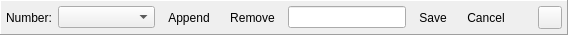
<?xml version="1.0" encoding="UTF-8"?>
<ui version="4.0">
 <class>EditNumbersWidget</class>
 <widget class="QFrame" name="EditNumbersWidget">
  <property name="geometry">
   <rect>
    <x>0</x>
    <y>0</y>
    <width>568</width>
    <height>34</height>
   </rect>
  </property>
  <property name="windowTitle">
   <string/>
  </property>
  <property name="frameShape">
   <enum>QFrame::Panel</enum>
  </property>
  <property name="frameShadow">
   <enum>QFrame::Raised</enum>
  </property>
  <layout class="QHBoxLayout" name="horizontalLayout_3">
   <property name="margin">
    <number>5</number>
   </property>
   <item>
    <widget class="QLabel" name="lblNumber">
     <property name="text">
      <string>Number:</string>
     </property>
    </widget>
   </item>
   <item>
    <widget class="QWidget" name="wdtView" native="true">
     <layout class="QHBoxLayout" name="horizontalLayout">
      <property name="margin">
       <number>0</number>
      </property>
      <item>
       <widget class="QComboBox" name="cmbNumbers">
        <property name="sizePolicy">
         <sizepolicy hsizetype="Expanding" vsizetype="Fixed">
          <horstretch>0</horstretch>
          <verstretch>0</verstretch>
         </sizepolicy>
        </property>
       </widget>
      </item>
      <item>
       <widget class="QToolButton" name="tlbAppend">
        <property name="text">
         <string>Append</string>
        </property>
        <property name="autoRaise">
         <bool>true</bool>
        </property>
       </widget>
      </item>
      <item>
       <widget class="QToolButton" name="tlbRemove">
        <property name="text">
         <string>Remove</string>
        </property>
        <property name="autoRaise">
         <bool>true</bool>
        </property>
       </widget>
      </item>
     </layout>
    </widget>
   </item>
   <item>
    <widget class="QWidget" name="wdtEdit" native="true">
     <layout class="QHBoxLayout" name="horizontalLayout_2">
      <property name="margin">
       <number>0</number>
      </property>
      <item>
       <widget class="QLineEdit" name="lneNumber"/>
      </item>
      <item>
       <widget class="QToolButton" name="tlbSave">
        <property name="text">
         <string>Save</string>
        </property>
        <property name="autoRaise">
         <bool>true</bool>
        </property>
       </widget>
      </item>
      <item>
       <widget class="QToolButton" name="tlbCancel">
        <property name="text">
         <string>Cancel</string>
        </property>
        <property name="autoRaise">
         <bool>true</bool>
        </property>
       </widget>
      </item>
     </layout>
    </widget>
   </item>
   <item>
    <spacer name="horizontalSpacer">
     <property name="orientation">
      <enum>Qt::Horizontal</enum>
     </property>
     <property name="sizeType">
      <enum>QSizePolicy::Preferred</enum>
     </property>
     <property name="sizeHint" stdset="0">
      <size>
       <width>20</width>
       <height>20</height>
      </size>
     </property>
    </spacer>
   </item>
   <item>
    <widget class="CloseButton" name="cbtClose">
     <property name="text">
      <string/>
     </property>
    </widget>
   </item>
  </layout>
 </widget>
 <layoutdefault spacing="6" margin="11"/>
 <customwidgets>
  <customwidget>
   <class>CloseButton</class>
   <extends>QToolButton</extends>
   <header location="global">utils/closebutton.h</header>
  </customwidget>
 </customwidgets>
 <resources/>
 <connections/>
</ui>
